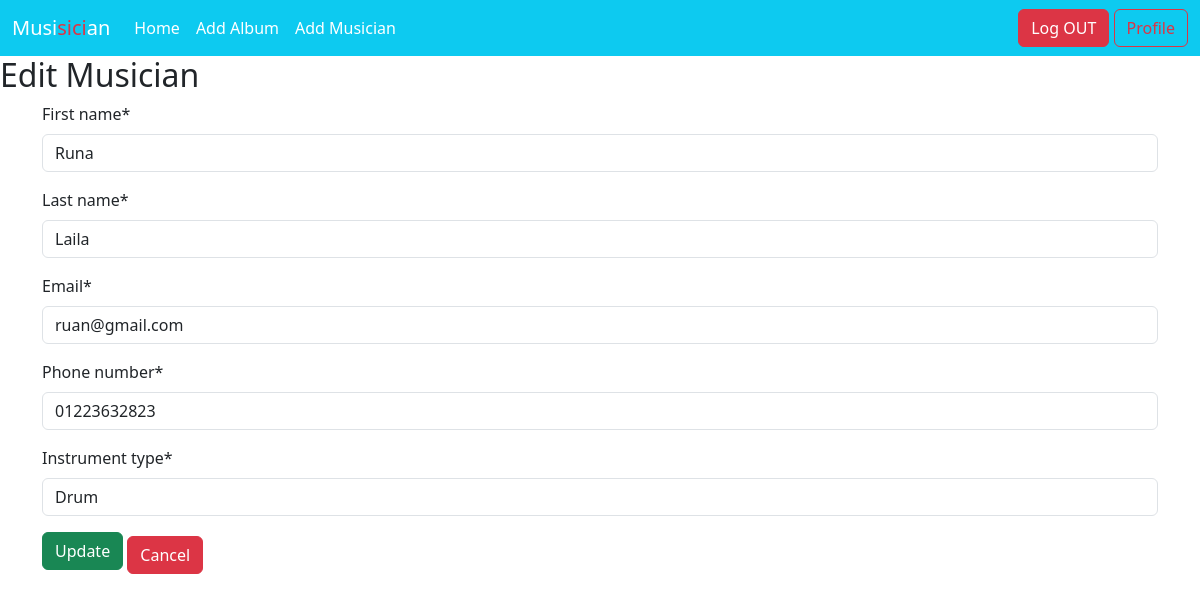
Screenshot of /music/musicians/2/edit/ (signed in) with the database file from the repository.
### music/models.py (models this page shows, shortened)
class Musician(models.Model):
    first_name = models.CharField(max_length=30)
    last_name = models.CharField(max_length=30)
    email = models.EmailField()
    phone_number = models.CharField(max_length=15)
    instrument_type = models.CharField(max_length=50)

### music/views.py (the view)
# urls.py: path('musicians/<int:pk>/edit/', MusicianUpdateView.as_view(), name='musician_edit'),
class MusicianUpdateView(LoginRequiredMixin, UpdateView):
    model = Musician
    form_class = MusicianForm
    template_name = 'musician_form.html'
    success_url = reverse_lazy('homepage')

### music/forms.py
class MusicianForm(forms.ModelForm):
    class Meta:
        model = Musician
        fields = '__all__'

### music/templates/musician_form.html (shortened to what this page needs)
{% extends 'base.html' %}
{% load crispy_forms_tags %}
{% block content %}
  <h2>{% if form.instance.pk %}Edit{% else %}Create{% endif %} Musician</h2>
  <form method="post" class="container">
    {{ form | crispy}}
    <button type="submit" class="btn btn-success mb-2">{% if form.instance.pk %}Update{% else %}Create{% endif %}</button>
    <a class="btn btn-danger" href="{% url 'homepage' %}">Cancel</a>
  </form>
{% endblock %}

### rows the page displays
Musician: first_name "Runa", last_name "Laila", email "ruan@gmail.com", phone_number "01223632823", instrument_type "Drum"
